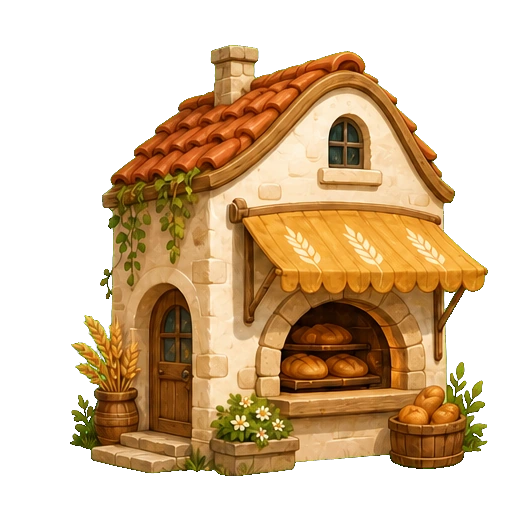
#> input picture assets/images/buildings/bakery.webp, 512 x 512 px, given in place of town-ui-v5-greenscreen.png, which was not available
$ python slice_town_ui_v5_assets.py
#> lines starting #> are read from the running program, lines starting #| are printed output that depends on the picture; pictures that were not available may be replaced by others from this repository, and a replacement may not be noted
from pathlib import Path
from PIL import Image

ROOT = Path("/Users/zhendian/Documents/New project")
SRC = ROOT / "assets/images/source/town-ui-v5-greenscreen.png"
OUTS = [
    ROOT / "assets/images/town-v5",
    ROOT / "麦穗小镇_Unity工程/Assets/WheatTown/Art/Images/town-v5",
    ROOT / "unity_import/Assets/WheatTown/Art/Images/town-v5",
]

ASSETS = {
    "town_title_plaque.png": (0, 0, 512, 512),
    "town_plot_frame.png": (512, 0, 1024, 512),
    "town_building_base.png": (1024, 0, 1536, 512),
    "town_name_scroll.png": (0, 512, 512, 1024),
    "town_bottom_info_frame.png": (512, 512, 1024, 1024),
    "town_attention_badge.png": (1024, 512, 1536, 1024),
}


def chroma_key_and_crop(img: Image.Image) -> Image.Image:
    rgba = img.convert("RGBA")
    pixels = rgba.load()
    width, height = rgba.size
    for y in range(height):
        for x in range(width):
            r, g, b, a = pixels[x, y]
            if g > 150 and r < 100 and b < 100 and g > r * 1.7 and g > b * 1.7:
                pixels[x, y] = (0, 255, 0, 0)
    bbox = rgba.getbbox()
    if not bbox:
        return rgba
    left = max(0, bbox[0] - 18)
    top = max(0, bbox[1] - 18)
    right = min(width, bbox[2] + 18)
    bottom = min(height, bbox[3] + 18)
    return rgba.crop((left, top, right, bottom))


def main():
    source = Image.open(SRC)
#> source is the input picture: PIL image 512x512 RGBA; mean R, G, B, A 92.1, 66.6, 35.4, 129.6
    for out in OUTS:
        out.mkdir(parents=True, exist_ok=True)
    for name, box in ASSETS.items():
        asset = chroma_key_and_crop(source.crop(box))
        for out in OUTS:
            asset.save(out / name)
            print(out / name)
#> this loop made 6 passes
#> (bbox in chroma_key_and_crop, left in chroma_key_and_crop, top in chroma_key_and_crop, right in chroma_key_and_crop, bottom in chroma_key_and_crop) on pass 1: ((70, 45, 488, 476), 52, 27, 506, 494)
#> pass 1, in main, `asset = chroma_key_and_crop(source.crop(box))`:
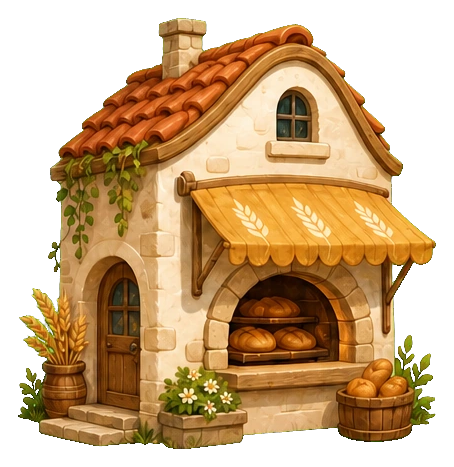
#> asset: PIL image 454x467 RGBA; mean R, G, B, A 113.9, 82.4, 43.8, 160.3; transparent parts drawn white


if __name__ == "__main__":
    main()

$ run again, on assets/images/buildings/lighthouse.webp
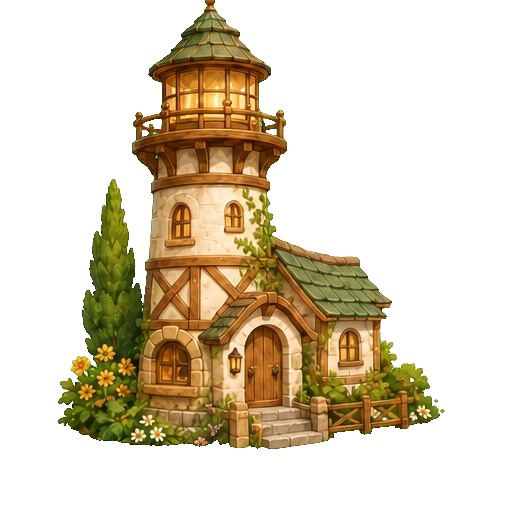
#> input picture assets/images/buildings/lighthouse.webp, 512 x 512 px, given in place of town-ui-v5-greenscreen.png, which was not available
#> in main, source is the input picture: PIL image 512x512 RGBA; mean R, G, B, A 52.5, 41.3, 19.8, 85
#> the loop in main, `for name, box in ASSETS.items():` made 6 passes
#> (bbox in chroma_key_and_crop, left in chroma_key_and_crop, top in chroma_key_and_crop, right in chroma_key_and_crop, bottom in chroma_key_and_crop) on pass 1: ((57, 0, 445, 449), 39, 0, 463, 467)
#> pass 1, in main, `asset = chroma_key_and_crop(source.crop(box))`:
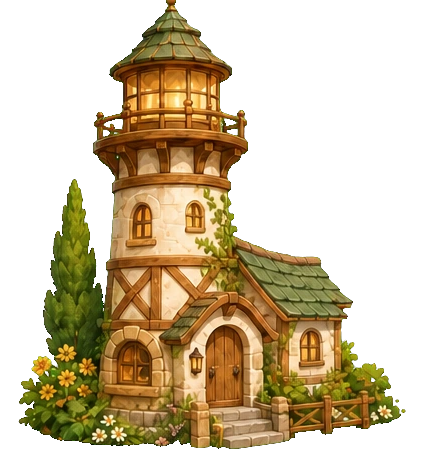
#> asset: PIL image 424x467 RGBA; mean R, G, B, A 69.5, 54.7, 26.2, 112.5; transparent parts drawn white
